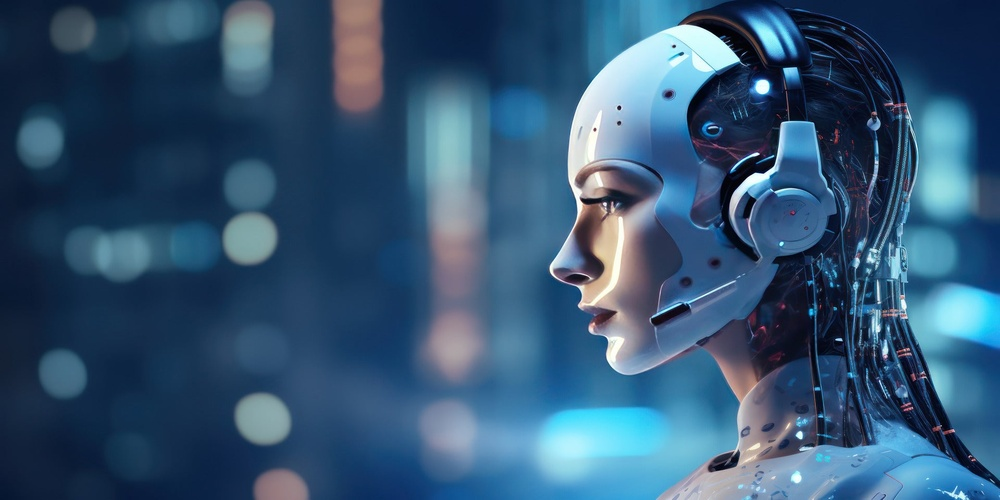
#> input picture Notebook/Digital image processing/ai.jpeg, 1000 x 500 px, shrunk from 1920 x 960 before the run
$ jupyter execute histogram.ipynb
#> lines starting #> are read from the running program, lines starting #| are printed output that depends on the picture
[cell 1]
import numpy as np
import matplotlib.pyplot as plt
from PIL import Image

[cell 2]
# Load the image
Irgb = Image.open('ai.jpeg')
#> Irgb is the input picture: PIL image 1000x500 RGB; mean R, G, B 52.3, 85.8, 115.3
Irgb = Irgb.convert('RGB')  # Ensure the image is in RGB format
plt.figure()
plt.imshow(Irgb)
plt.title("Original Image")
plt.show()

# Convert the RGB image to grayscale
Igray = Irgb.convert('L')  # Convert to grayscale
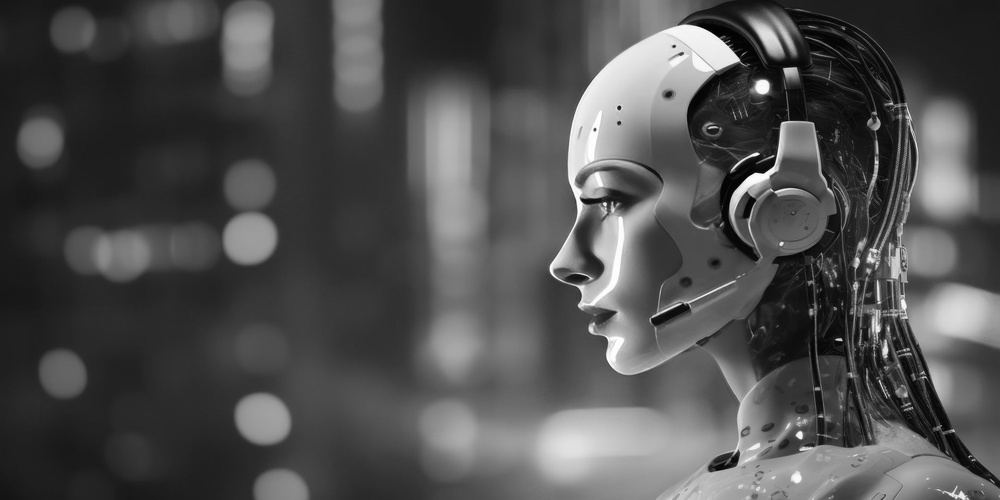
#> Igray: PIL image 1000x500 L; min 1, max 255, mean 79.1
Igray = np.array(Igray)
plt.figure()
plt.imshow(Igray, cmap='gray')
plt.title("Grayscale Image")
plt.show()

# Get the size of the image
M, N = Igray.shape
#> M = 500; N = 1000

# Initialize the histogram
h = np.zeros(256)

# Calculate the histogram
for r in range(M):
    for c in range(N):
        indis = Igray[r, c]
        h[indis] += 1
#> after the loop, h = 256 values, max 10258 at index 30, min 0 at index 0, mean 1953.1

# Display the histogram
plt.figure()
plt.stem(h)  # Removed 'use_line_collection' argument
plt.title("Histogram")
plt.show()
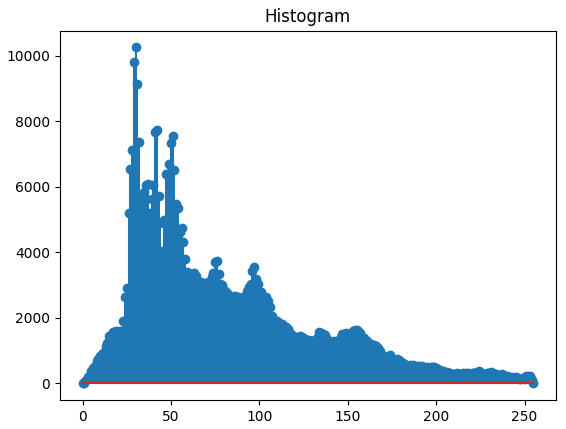
#> figure drawn by matplotlib, 1 panel; curve peaks at x = 30, y = 10258

p = h / (M * N)
#> p = 256 values, max 0.0205 at index 30, min 0 at index 0, mean 0.00391

s = np.zeros(256)
s[0] = p[0]
for i in range(1, 256):
    s[i] = s[i - 1] + p[i]
#> after the loop, s = 256 values from 0 to 1

# Scale the cumulative distribution
s = np.round(255 * s).astype(np.uint8)
#> s = 256 values from 0 to 255

# Display the cumulative distribution
plt.figure()
plt.plot(s)
plt.title("Cumulative Distribution")
plt.show()
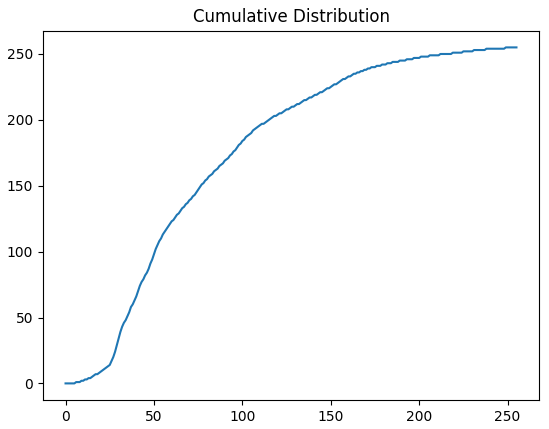
#> figure drawn by matplotlib, 1 panel; curve peaks at x = 249, y = 255

# Apply histogram equalization
Iout = np.zeros_like(Igray)
for r in range(M):
    for c in range(N):
        indis = Igray[r, c]
        Iout[r, c] = s[indis]
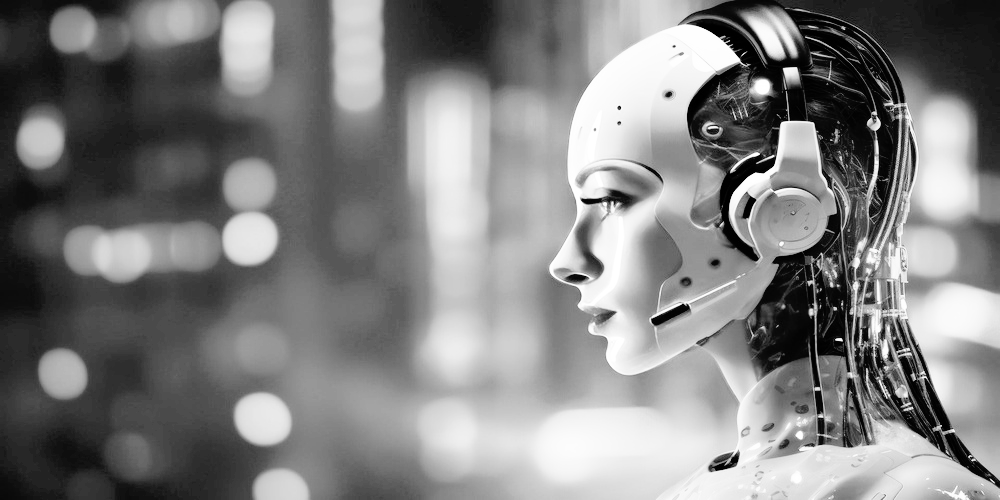
#> Iout: shape (500, 1000); min 0, max 255, mean 128.5

# Show the equalized image
plt.figure()
plt.imshow(Iout, cmap='gray')
plt.title("Equalized Image")
plt.show()
